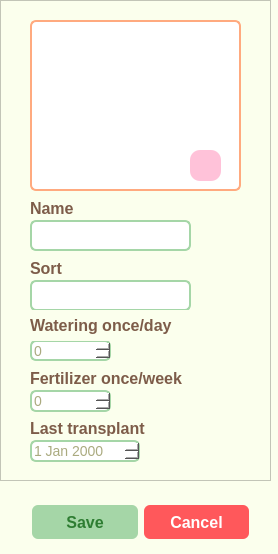
<?xml version="1.0" encoding="UTF-8"?>
<ui version="4.0">
 <class>addPlant</class>
 <widget class="QDialog" name="addPlant">
  <property name="geometry">
   <rect>
    <x>0</x>
    <y>0</y>
    <width>278</width>
    <height>554</height>
   </rect>
  </property>
  <property name="windowTitle">
   <string>Dialog</string>
  </property>
  <property name="styleSheet">
   <string notr="true">background: rgb(251, 255, 237);</string>
  </property>
  <widget class="QFrame" name="frameAddPlant">
   <property name="geometry">
    <rect>
     <x>0</x>
     <y>0</y>
     <width>271</width>
     <height>481</height>
    </rect>
   </property>
   <property name="frameShape">
    <enum>QFrame::Shape::StyledPanel</enum>
   </property>
   <property name="frameShadow">
    <enum>QFrame::Shadow::Raised</enum>
   </property>
   <widget class="QGraphicsView" name="addPlantImage">
    <property name="geometry">
     <rect>
      <x>30</x>
      <y>20</y>
      <width>211</width>
      <height>171</height>
     </rect>
    </property>
    <property name="styleSheet">
     <string notr="true">border-radius: 6px;
border: 2 solid rgb(255, 170, 127);
background: white;</string>
    </property>
   </widget>
   <widget class="QLabel" name="labelNameAddPlant">
    <property name="geometry">
     <rect>
      <x>30</x>
      <y>200</y>
      <width>49</width>
      <height>16</height>
     </rect>
    </property>
    <property name="styleSheet">
     <string notr="true">color: rgb(125, 92, 73);
font-size: 16px;
font-weight: bold;
border: none;
</string>
    </property>
    <property name="text">
     <string>Name</string>
    </property>
   </widget>
   <widget class="QTextEdit" name="textEditNameAddPlant">
    <property name="geometry">
     <rect>
      <x>30</x>
      <y>220</y>
      <width>161</width>
      <height>31</height>
     </rect>
    </property>
    <property name="styleSheet">
     <string notr="true">background: white;
border: 2 solid #A5D6A7 ;
border-radius: 6px;
color: rgb(170, 170, 127);
font-size: 14px;
font: 9pt &quot;Century Gothic&quot;;
</string>
    </property>
   </widget>
   <widget class="QLabel" name="labelSortAddPlant">
    <property name="geometry">
     <rect>
      <x>30</x>
      <y>260</y>
      <width>49</width>
      <height>16</height>
     </rect>
    </property>
    <property name="styleSheet">
     <string notr="true">color: rgb(125, 92, 73);
font-size: 16px;
font-weight: bold;
border: none;
</string>
    </property>
    <property name="text">
     <string>Sort</string>
    </property>
   </widget>
   <widget class="QTextEdit" name="textEditSortAddPlant">
    <property name="geometry">
     <rect>
      <x>30</x>
      <y>280</y>
      <width>161</width>
      <height>31</height>
     </rect>
    </property>
    <property name="styleSheet">
     <string notr="true">background: white;
border: 2 solid #A5D6A7 ;
border-radius: 6px;
color: rgb(170, 170, 127);
font-size: 14px;
font: 9pt &quot;Century Gothic&quot;;
</string>
    </property>
   </widget>
   <widget class="QSpinBox" name="spinWateringAddPlant">
    <property name="geometry">
     <rect>
      <x>30</x>
      <y>340</y>
      <width>81</width>
      <height>21</height>
     </rect>
    </property>
    <property name="styleSheet">
     <string notr="true">background: white;
border: 2 solid #A5D6A7 ;
border-radius: 6px;
color: rgb(170, 170, 127);
font-size: 14px;
font: 9pt &quot;Century Gothic&quot;;
</string>
    </property>
   </widget>
   <widget class="QLabel" name="labelWateringAddPlant">
    <property name="geometry">
     <rect>
      <x>30</x>
      <y>310</y>
      <width>161</width>
      <height>31</height>
     </rect>
    </property>
    <property name="styleSheet">
     <string notr="true">color: rgb(125, 92, 73);
font-size: 16px;
font-weight: bold;
border: none;
</string>
    </property>
    <property name="text">
     <string>Watering once/day</string>
    </property>
   </widget>
   <widget class="QLabel" name="labelFertilizerAddPlant">
    <property name="geometry">
     <rect>
      <x>30</x>
      <y>370</y>
      <width>161</width>
      <height>16</height>
     </rect>
    </property>
    <property name="styleSheet">
     <string notr="true">color: rgb(125, 92, 73);
font-size: 16px;
font-weight: bold;
border: none;
</string>
    </property>
    <property name="text">
     <string>Fertilizer once/week</string>
    </property>
   </widget>
   <widget class="QSpinBox" name="spinFertilizerAddPlant">
    <property name="geometry">
     <rect>
      <x>30</x>
      <y>390</y>
      <width>81</width>
      <height>22</height>
     </rect>
    </property>
    <property name="styleSheet">
     <string notr="true">background: white;
border: 2 solid #A5D6A7 ;
border-radius: 6px;
color: rgb(170, 170, 127);
font-size: 14px;
font: 9pt &quot;Century Gothic&quot;;
</string>
    </property>
   </widget>
   <widget class="QDateEdit" name="dateAddPlant">
    <property name="geometry">
     <rect>
      <x>30</x>
      <y>440</y>
      <width>110</width>
      <height>22</height>
     </rect>
    </property>
    <property name="styleSheet">
     <string notr="true">background: white;
border: 2 solid #A5D6A7 ;
border-radius: 6px;
color: rgb(170, 170, 127);
font-size: 14px;
font: 9pt &quot;Century Gothic&quot;;

</string>
    </property>
   </widget>
   <widget class="QLabel" name="labelTransplantAddPlant">
    <property name="geometry">
     <rect>
      <x>30</x>
      <y>420</y>
      <width>121</width>
      <height>16</height>
     </rect>
    </property>
    <property name="styleSheet">
     <string notr="true">color: rgb(125, 92, 73);
font-size: 16px;
font-weight: bold;
border: none;
</string>
    </property>
    <property name="text">
     <string>Last transplant</string>
    </property>
   </widget>
   <widget class="QPushButton" name="btnAddPlantImage">
    <property name="geometry">
     <rect>
      <x>190</x>
      <y>150</y>
      <width>31</width>
      <height>31</height>
     </rect>
    </property>
    <property name="styleSheet">
     <string notr="true">background-color: rgb(255, 194, 217);
border-radius: 10px;
color: white;
</string>
    </property>
    <property name="text">
     <string/>
    </property>
   </widget>
  </widget>
  <widget class="QGroupBox" name="horizontalGroupBox">
   <property name="geometry">
    <rect>
     <x>20</x>
     <y>490</y>
     <width>241</width>
     <height>61</height>
    </rect>
   </property>
   <property name="styleSheet">
    <string notr="true">border: none;</string>
   </property>
   <layout class="QHBoxLayout" name="horizontalLayout">
    <item>
     <widget class="QPushButton" name="btnBackDelete">
      <property name="styleSheet">
       <string notr="true">background-color: #A5D6A7;
color: #2E7D32;
border: none;
border-radius: 6px;
padding: 10px 20px;
font-size: 16px;
font-weight: bold;
</string>
      </property>
      <property name="text">
       <string>Save</string>
      </property>
     </widget>
    </item>
    <item>
     <widget class="QPushButton" name="btnYesDelete">
      <property name="styleSheet">
       <string notr="true">background-color: rgb(255, 88, 91);
color: white;
border: none;
border-radius: 6px;
padding: 10px 20px;
font-size: 16px;
font-weight: bold;
</string>
      </property>
      <property name="text">
       <string>Cancel</string>
      </property>
     </widget>
    </item>
   </layout>
  </widget>
 </widget>
 <resources/>
 <connections/>
</ui>
